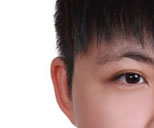
#> input picture HW1/origin.jpg, 154 x 128 px
$ python hw1.py
#> lines starting #> are read from the running program, lines starting #| are printed output that depends on the picture
import cv2

img = cv2.imread("origin.jpg")
#> img is the input picture: shape (128, 154, 3); mean B, G, R 145.7, 148.5, 169.5
img1 = cv2.resize(img, None ,fx = 0.2, fy = 0.2, interpolation = cv2.INTER_LINEAR)
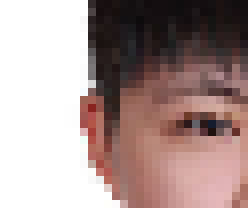
#> img1: shape (26, 31, 3) (shown 8 times larger); mean B, G, R 145.6, 148.5, 169.4
img2 = cv2.resize(img, None ,fx = 5, fy = 5, interpolation = cv2.INTER_LINEAR)
img3 = cv2.resize(img, None ,fx = 32, fy = 32, interpolation = cv2.INTER_LINEAR)
img4 = cv2.resize(img, None ,fx = 0.2, fy = 0.2, interpolation = cv2.INTER_CUBIC)
img5 = cv2.resize(img, None ,fx = 5, fy = 5, interpolation = cv2.INTER_CUBIC)
img6 = cv2.resize(img, None ,fx = 32, fy = 32, interpolation = cv2.INTER_CUBIC)


cv2.imwrite("bilinear_0.2.jpg", img1)
cv2.imwrite("bilinear_5.jpg", img2)
cv2.imwrite("bilinear_32.jpg", img3)
cv2.imwrite("bicubic_0.2.jpg", img4)
cv2.imwrite("bicubic_5.jpg", img5)
cv2.imwrite("bicubic_32.jpg", img6)
